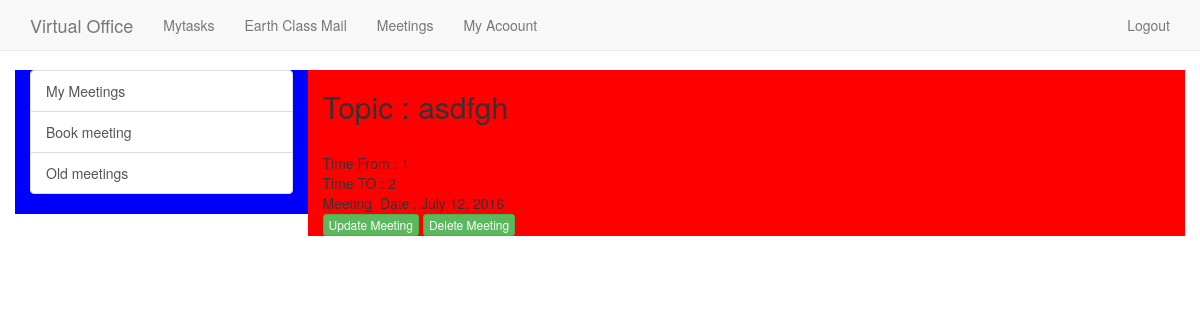
Page /meetings/asdfgh2/ (signed in) on the committed database.
### meetings/models.py (models this page shows, shortened)
class Meets(models.Model):
	TO = models.ForeignKey(User,on_delete=models.CASCADE)
	Topic = models.CharField(max_length=50)
	slug = models.SlugField(null=True, blank=True)
	deletee = models.BooleanField(default=False)
	Time_From = models.IntegerField()
	Time_To = models.IntegerField()
	Meeting_Date = models.DateField()
	timestamp = models.DateTimeField(auto_now_add=True, auto_now=False)
	updated = models.DateTimeField(auto_now_add=False, auto_now= True)
	objects = MeetsManager()
	class Meta:
		ordering = ['-Meeting_Date']
		unique_together = ('Time_From', 'Meeting_Date','Time_To')

### meetings/views.py (the view)
# urls.py: url(r'^(?P<slug>[-\w]+)/$',views.Selectmeet.as_view(), name='Selectmeet'),
@method_decorator(login_required,name='dispatch')
class Selectmeet(generic.DetailView):
	template_name = 'meetings/meetdetail.html'
	model = Meets
	def get_object(self):
		object = super(Selectmeet, self).get_object()
		return object
	context_object_name = 'send'

### meetings/models.py (called while the page is built)
	def get_queryset(self):
		return MeetsQueryset(self.model, using=self._db)

### meetings/templates/meetings/meetdetail.html (shortened to what this page needs)
{% extends 'basemain.html' %}
{% block content %}
<div class="row">
	{% include 'meetings/meetside.html'%}
	<div class="col-md-9 col-sm-6" style='background-color:red;'>
		<h2>
		Topic : {{send.Topic}}
		</h2>
		<br>
		Time From : {{send.Time_From}}
		<br>
		Time TO : {{send.Time_To}}
		<br>
		Meeting_Date : {{send.Meeting_Date}}
		<br>
		<a href ="{%url 'meetings:Updatemeet' send.slug %}" class="btn btn-success btn-xs" role="button">Update Meeting  </a>
		<a href ="{%url 'meetings:Deletemeet' send.slug %}" class="btn btn-success btn-xs" role="button">Delete Meeting  </a>
	</div>
</div>
{% endblock %}

### basic/static/css/navbar-fixed-top.css (style rules this page uses)
body { min-height: 2000px; padding-top: 70px; }

### rows in the picture
Meets: Topic "asdfgh", Time_From "1", Time_To "2", Meeting_Date "July 12, 2016"
